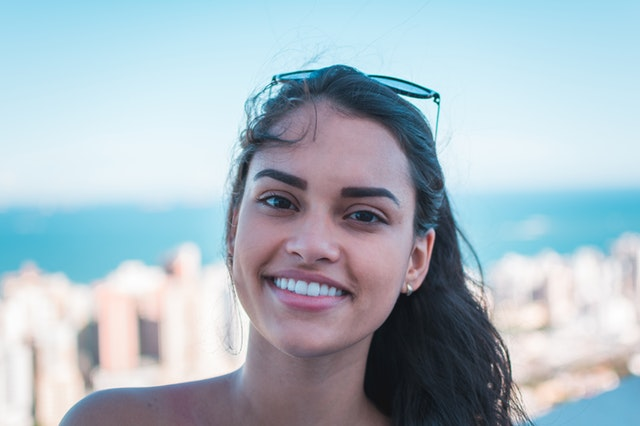
#> input picture smile.jpg, 640 x 426 px, given in place of the camera
$ python cv2Polygon-detection.py
#> lines starting #> are read from the running program, lines starting #| are printed output that depends on the picture; after the words box and inside, x2 and y2 are one past the last pixel; in counts of white or black regions, pixels touching at a corner belong together
import cv2
import numpy as np

def nothing(x):
    pass

cap=cv2.VideoCapture(0)

cv2.namedWindow("settings")

cv2.createTrackbar("lowe-hue","settings",0,180,nothing)
#> slider 'lowe-hue' is set to 36
cv2.createTrackbar("lowe-saturation","settings",0,255,nothing)
#> slider 'lowe-saturation' is set to 51
cv2.createTrackbar("lowe-value","settings",0,255,nothing)
#> slider 'lowe-value' is set to 51
cv2.createTrackbar("upper-hue","settings",0,180,nothing)
#> slider 'upper-hue' is set to 180
cv2.createTrackbar("upper-saturation","settings",0,255,nothing)
#> slider 'upper-saturation' is set to 255
cv2.createTrackbar("upper-value","settings",0,255,nothing)
#> slider 'upper-value' is set to 255

font=cv2.FONT_HERSHEY_SIMPLEX

while True:
    ret,frame=cap.read()
#> frame is the input picture: shape (426, 640, 3); mean B, G, R 195.2, 185.1, 169.2
    frame=cv2.flip(frame,1)
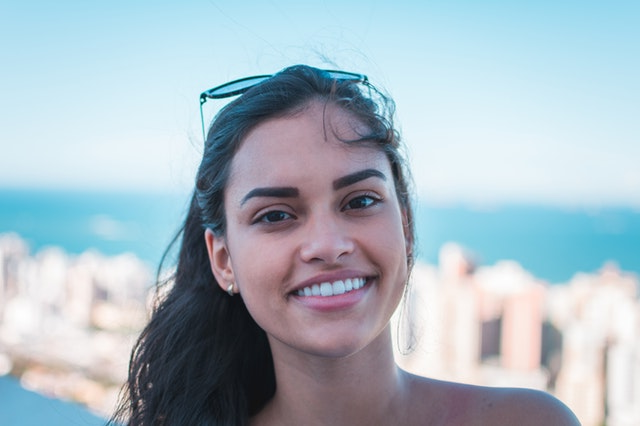
#> frame: shape (426, 640, 3); mean B, G, R 195.2, 185.1, 169.2
    hsv=cv2.cvtColor(frame,cv2.COLOR_BGR2HSV)
#> hsv: shape (426, 640, 3); mean H, S, V 99.9, 51, 199.9
    lh=cv2.getTrackbarPos("lowe-hue","settings")
    ls=cv2.getTrackbarPos("lowe-saturation","settings")
    lv=cv2.getTrackbarPos("lowe-value","settings")
    uh=cv2.getTrackbarPos("upper-hue","settings")
    us=cv2.getTrackbarPos("upper-saturation","settings")
    uv=cv2.getTrackbarPos("upper-value","settings")

    lower_color=np.array([lh,ls,lv])
    upper_color=np.array([uh,us,uv])
    mask=cv2.inRange(hsv, lower_color,upper_color)
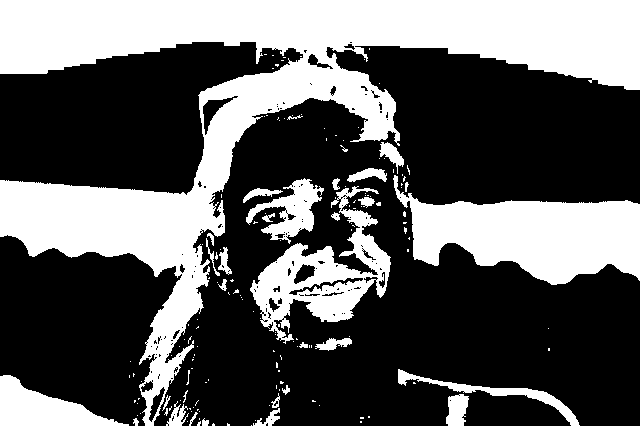
#> mask: shape (426, 640); 36.5% white; 163 white regions (131 under 20 px), largest, box (x1, y1, x2, y2) and area: (0, 0, 640, 426) 66613, (393, 175, 640, 285) 14941, (250, 186, 391, 344) 7552

    kernel=np.ones((5,5),np.uint8)
    mask=cv2.erode(mask,kernel)  # resimin beyaz kısımlarındakı siyah noktaları azaltmak için
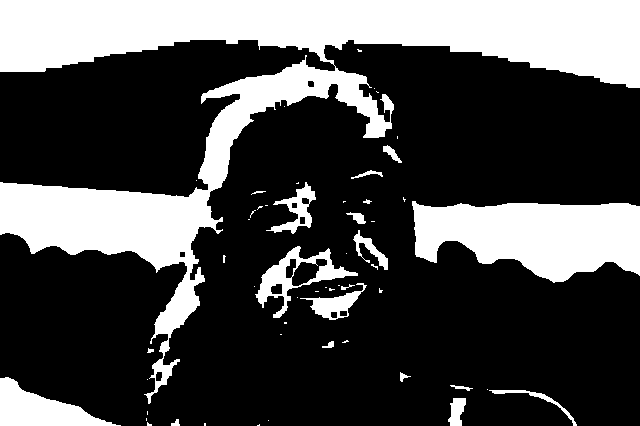
#> mask: shape (426, 640); 29.5% white; 55 white regions (35 under 20 px)

    contours,_=cv2.findContours(mask,cv2.RETR_TREE,cv2.CHAIN_APPROX_SIMPLE)
#> contours = 66 contours, 39 with area under 20; largest, box (x1, y1, x2, y2) and area: (0, 0, 640, 404) 56906, (412, 201, 640, 283) 13099, (0, 377, 121, 426) 2740, (255, 246, 358, 318) 2438, (266, 182, 316, 234) 850

    for cnt in contours:
        area= cv2.contourArea(cnt)# belli bir değernden küçukse çokgen arama
        epsilon=0.02*cv2.arcLength(cnt,True)
        approx= cv2.approxPolyDP(cnt,epsilon,True) #konturlara daha cok yaklaştık

        x=approx.ravel()[0]#konturların başladığı değerler
        y=approx.ravel()[1]
        if area>4000:
            cv2.drawContours(frame,[approx],0,(0,255,0),5)
            if len(approx)==3:
                cv2.putText(frame,"ucgen",(x,y),font,3,(255,0,45))
            elif len(approx)==4:
                cv2.putText(frame,"dortgen",(x,y),font,3,(255,0,45))
            elif len(approx)>6:
                cv2.putText(frame,"daire gibi bisey bu",(x,y),font,1,(255,0,45))
#> this loop made 66 passes
#> (area, epsilon, x, y) on passes 5, 8, 11, 14, 16, 28, 29, 30, 34, 35, 36, 37: (26.5, 0.525, 178, 419), (306, 1.74, 453, 398), (33, 0.986, 450, 385), (31, 0.666, 400, 372), (32, 0.633, 333, 341), (806, 4.02, 366, 285), (45.5, 0.501, 330, 312), (46, 0.513, 339, 311), (2437.5, 7.66, 357, 273), (115.5, 0.838, 270, 287), (555, 2.4, 327, 260), (152.5, 1.13, 295, 258)
#> (area, epsilon, approx, x, y) on passes 9, 13: (247.5, 4.23, [[489, 390], [543, 398], [576, 425], [544, 394]], 489, 390), (2739.5, 6.19, [[0, 378], [0, 425], [120, 425]], 0, 378)
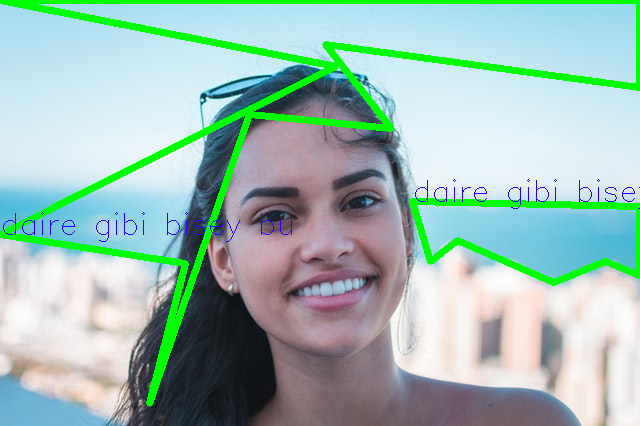
#> frame: shape (426, 640, 3); 7.55% of pixels changed, all inside (x1, y1, x2, y2) = (0, 0, 640, 407)


    cv2.imshow("mas",mask)
    cv2.imshow("frame",frame)
    if cv2.waitKey(30)==27:
#> (key Esc is pressed here)
        break

#> (the run stopped early here; a loop or call above may not have finished)
